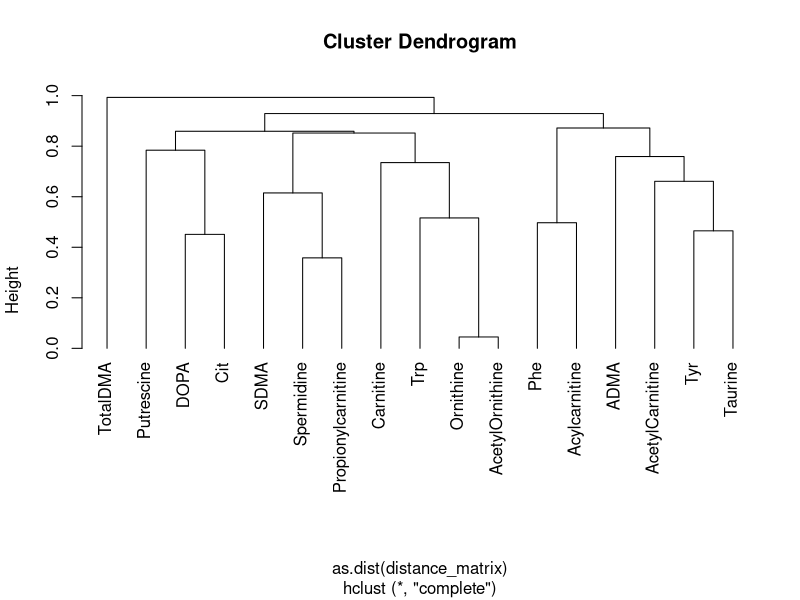

Reproduce this figure in R.
## ---- chunk 1
knitr::opts_chunk$set(echo = TRUE)
## ---- chunk 2
# Create the correlation matrix
correlation_matrix <- matrix(c(
  1.000, 0.844, 0.929, 0.660, 0.862, 0.883, 0.497, 0.818, 0.618, 0.595, 0.891, 0.872, 0.826, 0.639, 0.605, 0.503, 0.685,
  0.844, 1.000, 0.784, 0.640, 0.803, 0.787, 0.522, 0.598, 0.654, 0.698, 0.685, 0.708, 0.649, 0.501, 0.390, 0.529, 0.451,
  0.929, 0.784, 1.000, 0.773, 0.859, 0.894, 0.538, 0.834, 0.751, 0.573, 0.815, 0.906, 0.833, 0.713, 0.632, 0.581, 0.722,
  0.660, 0.640, 0.773, 1.000, 0.780, 0.794, 0.837, 0.862, 0.619, 0.497, 0.632, 0.660, 0.759, 0.661, 0.748, 0.858, 0.708,
  0.862, 0.803, 0.859, 0.780, 1.000, 0.993, 0.635, 0.852, 0.615, 0.543, 0.735, 0.817, 0.913, 0.603, 0.660, 0.580, 0.811,
  0.883, 0.787, 0.894, 0.794, 0.993, 1.000, 0.628, 0.881, 0.637, 0.532, 0.776, 0.844, 0.942, 0.619, 0.656, 0.602, 0.819,
  0.497, 0.522, 0.538, 0.837, 0.635, 0.628, 1.000, 0.714, 0.547, 0.559, 0.515, 0.475, 0.599, 0.517, 0.625, 0.673, 0.714,
  0.818, 0.598, 0.834, 0.862, 0.852, 0.881, 0.714, 1.000, 0.611, 0.483, 0.729, 0.751, 0.878, 0.680, 0.735, 0.758, 0.854,
  0.618, 0.654, 0.751, 0.619, 0.615, 0.637, 0.547, 0.611, 1.000, 0.807, 0.604, 0.597, 0.658, 0.760, 0.257, 0.358, 0.499,
  0.595, 0.698, 0.573, 0.497, 0.543, 0.532, 0.559, 0.483, 0.807, 1.000, 0.505, 0.474, 0.492, 0.511, 0.045, 0.137, 0.234,
  0.891, 0.685, 0.815, 0.632, 0.735, 0.776, 0.515, 0.729, 0.604, 0.505, 1.000, 0.849, 0.801, 0.505, 0.516, 0.618, 0.739,
  0.872, 0.708, 0.906, 0.660, 0.817, 0.844, 0.475, 0.751, 0.597, 0.474, 0.849, 1.000, 0.723, 0.465, 0.514, 0.419, 0.781,
  0.826, 0.649, 0.833, 0.759, 0.913, 0.942, 0.599, 0.878, 0.658, 0.492, 0.801, 0.723, 1.000, 0.722, 0.635, 0.633, 0.807,
  0.639, 0.501, 0.713, 0.661, 0.603, 0.619, 0.517, 0.680, 0.760, 0.511, 0.505, 0.465, 0.722, 1.000, 0.673, 0.507, 0.546,
  0.605, 0.390, 0.632, 0.748, 0.660, 0.656, 0.625, 0.735, 0.257, 0.045, 0.516, 0.514, 0.635, 0.673, 1.000, 0.759, 0.731,
  0.503, 0.529, 0.581, 0.858, 0.580, 0.602, 0.673, 0.758, 0.358, 0.137, 0.618, 0.419, 0.633, 0.507, 0.759, 1.000, 0.625,
  0.685, 0.451, 0.722, 0.708, 0.811, 0.819, 0.714, 0.854, 0.499, 0.234, 0.739, 0.781, 0.807, 0.546, 0.731, 0.625, 1.000
), nrow = 17, ncol = 17, byrow = TRUE)
correlation_matrix <- 1- correlation_matrix
# Define the variable names
variable_names <- c(
  "Phe", "DOPA", "Putrescine", "AcetylCarnitine", "SDMA", "TotalDMA", "Acylcarnitine", "Carnitine",
  "Spermidine", "Ornithine", "Trp", "Tyr", "ADMA", "Taurine", "AcetylOrnithine", "Propionylcarnitine", "Cit"
)

# Set the variable names in the correlation matrix
colnames(correlation_matrix) <- variable_names
rownames(correlation_matrix) <- variable_names

# Convert the correlation matrix to a distance matrix
distance_matrix <- 1 - abs(correlation_matrix)

# Perform hierarchical clustering using complete linkage
hclust_result <- hclust(as.dist(distance_matrix), method = "complete")

# Plot the dendrogram
plot(hclust_result, hang = -1)
